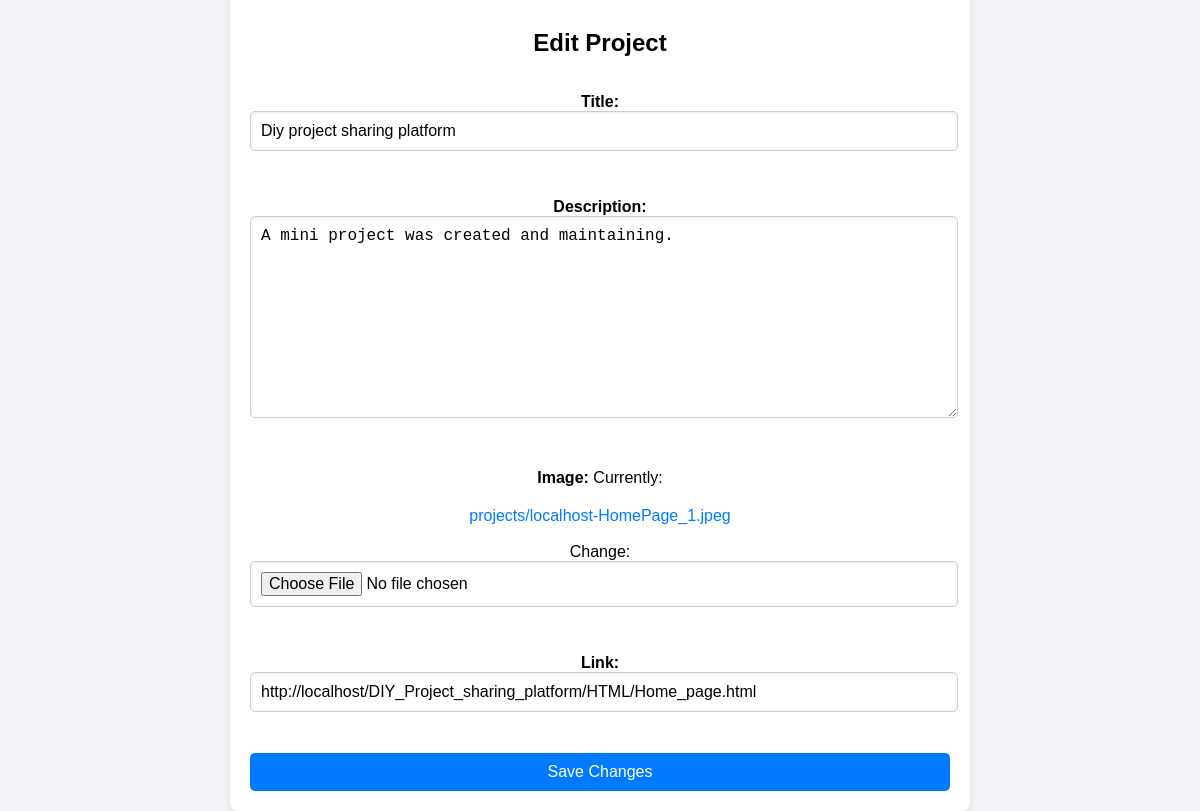
Screenshot of /portfolio/edit-project/1/ with the database file from the repository.
### portapp/models.py (models this page shows, shortened)
class Project(models.Model):
    profile = models.ForeignKey(UserProfile, on_delete=models.CASCADE)
    title = models.CharField(max_length=255)
    description = models.TextField()
    image = models.ImageField(upload_to='projects/')
    link = models.URLField(blank=True)

### portapp/views.py (the view)
# urls.py: path('portfolio/edit-project/<int:project_id>/', edit_project_view, name='edit_project'),
def edit_project_view(request, project_id):
    profile = get_object_or_404(UserProfile, id=1)  # Replace '1' with actual logic if needed
    project = get_object_or_404(Project, id=project_id, profile=profile)
    if request.method == 'POST':
        form = ProjectForm(request.POST, request.FILES, instance=project)
        if form.is_valid():
            form.save()
            return redirect('portfolio_view')
    else:
        form = ProjectForm(instance=project)
    return render(request, 'edit_project.html', {'form': form, 'project': project})

### portapp/forms.py
class ProjectForm(forms.ModelForm):
    class Meta:
        model = Project
        fields = ['title', 'description', 'image', 'link']

### templates/edit_project.html (shortened to what this page needs)
<!DOCTYPE html>
<html lang="en">
<head>
    {% load static %}
    <link rel="stylesheet" href="{% static 'css/style.css' %}">
</head>
<body>
    <div class="container">
    <h2>Edit Project</h2>
    <form method="post" enctype="multipart/form-data">
    {{ form.as_p }}
    <button type="submit">Save Changes</button>
</form>
</div>
</body>
</html>

### static/css/style.css (style rules this page uses)
body { font-family: Arial, sans-serif; background-color: #f4f4f9; margin: 0; padding: 0; display: flex; justify-content: center; align-items: center; height: 100vh; }
.container { background-color: white; padding: 20px; border-radius: 8px; box-shadow: 0px 4px 8px rgba(0, 0, 0, 0.1); max-width: 700px; width: 100%; text-align: center; }
form { display: flex; flex-direction: column; }
label { font-weight: bold; margin-top: 10px; margin-bottom: 5px; text-align: left; }
input[type="text"], input[type="email"], input[type="url"], input[type="file"], textarea, select { width: 98%; padding: 10px; margin-bottom: 15px; border: 1px solid #ccc; border-radius: 5px; box-shadow: inset 0px 1px 3px rgba(0, 0, 0, 0.1); font-size: 1rem; }
button { background-color: #007bff; border: none; color: white; padding: 10px; margin-top: 10px; cursor: pointer; border-radius: 5px; font-size: 1rem; }
a { display: block; margin-top: 20px; color: #007bff; text-decoration: none; }

### rows the page displays
Project: title "Diy project sharing platform", description "A mini project was created and maintaining.", link "http://localhost/DIY_Project_sharing_platform/HTML/Home_page.html"
